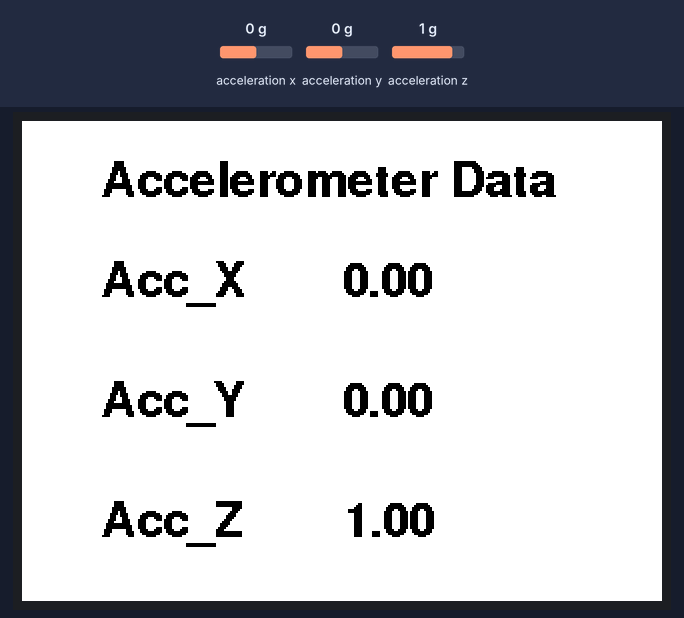
Simulated run of this sketch. Board: ESP32. On the bench: 320×240 colour display. The test bench sets the inputs (shaded band); at power-on: acceleration x 0 g, acceleration y 0 g, acceleration z 1 g. What the sketch prints to the serial monitor is not drawn.

Above: at 1.4 s.
1.5 s: acceleration x set to -1.4 g
At 1.9 s:
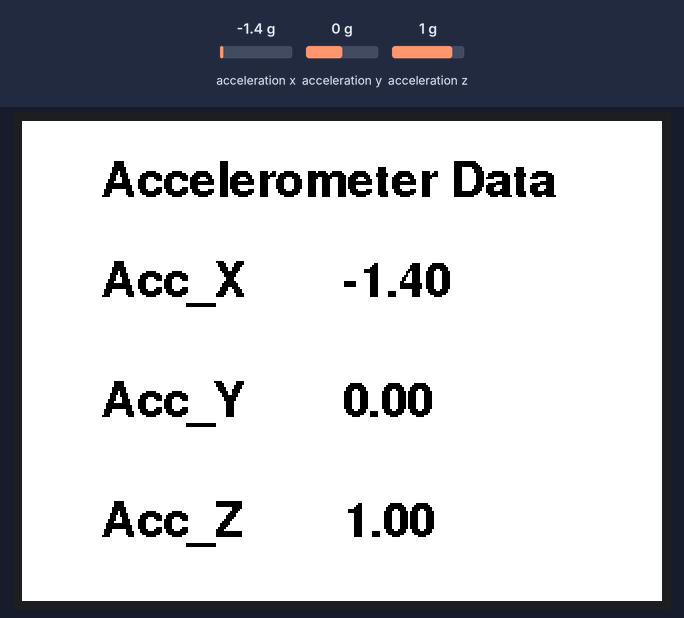
3.0 s: acceleration y set to -1.4 g
At 4.0 s:
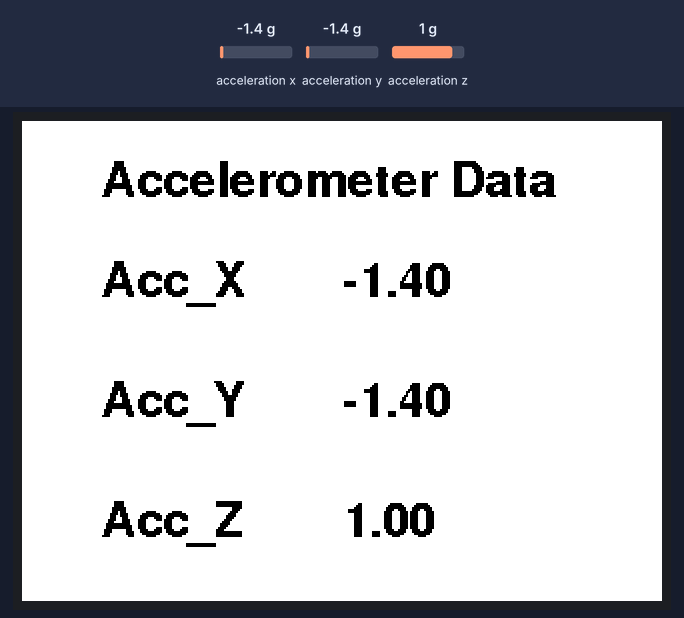
4.5 s: acceleration z set to -1.4 g
At 4.9 s:
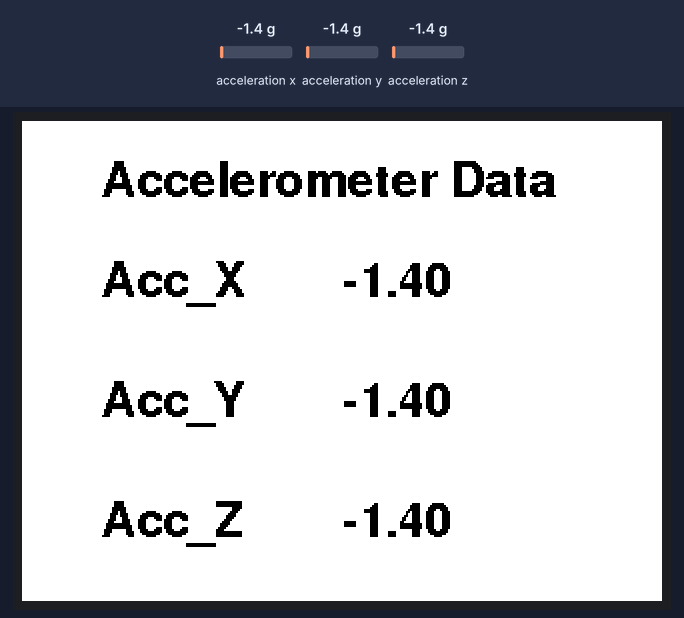
6.0 s: acceleration x set to -0.8 g
At 6.8 s:
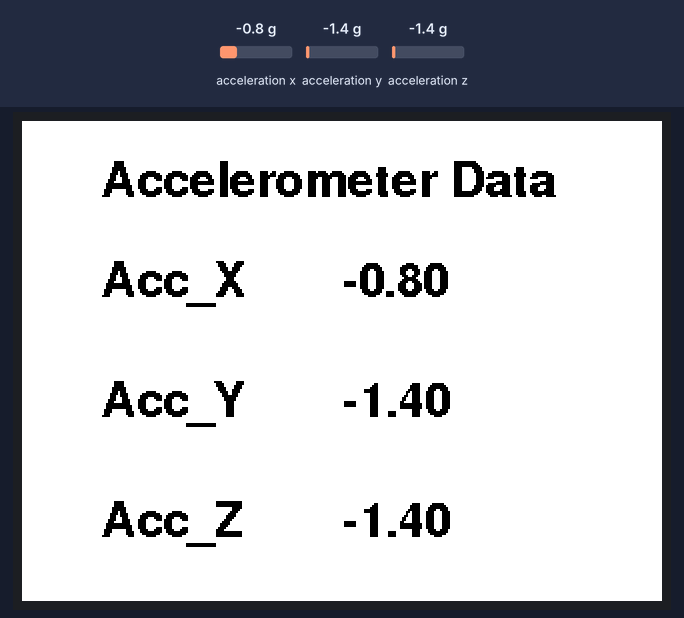
7.5 s: acceleration y set to -0.8 g
At 7.9 s:
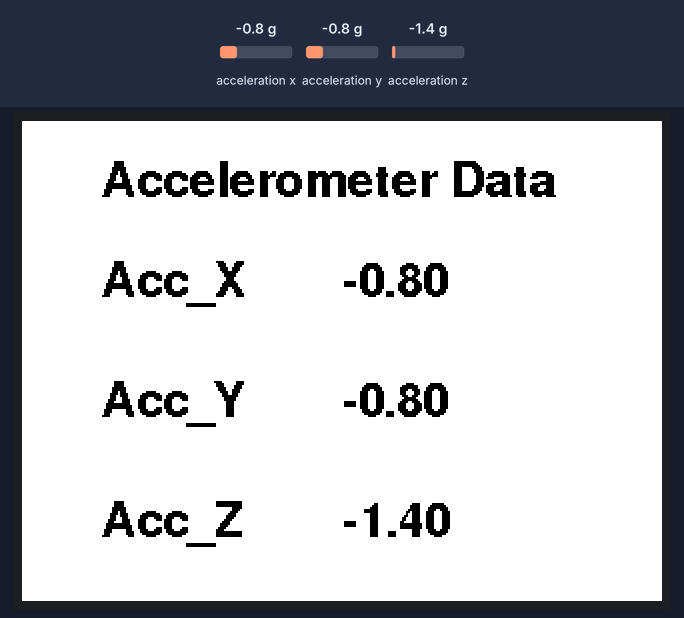
Timing chart, 0 to 10.5 s (numbered marks = the images above; inputs shaded):
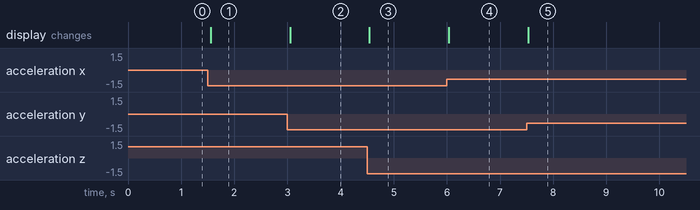

Measured:
- after the input at 1.5 s, the display: changes after 0.06 s (image 1)
- after the input at 3.0 s, the display: changes after 0.05 s (image 2)
- after the input at 4.5 s, the display: changes at once (image 3)
- after the input at 6.0 s, the display: changes at once (image 4)
- after the input at 7.5 s, the display: changes at once (image 5)

The sketch:

Built_In_Hardware_Ex6_Accelerometer.ino
```cpp
#include"LIS3DHTR.h"
LIS3DHTR<TwoWire> lis;
#include "TFT_eSPI.h"

TFT_eSPI tft;
float x_val, y_val, z_val;
void setup() {
  Serial.begin(115200);

  tft.begin(); //start TFT LCD
  tft.setRotation(3);
  tft.fillScreen(TFT_WHITE);
  tft.setFreeFont(&FreeSansBold12pt7b);
  tft.setTextColor(TFT_BLACK);
  tft.drawString("Accelerometer Data",40,20);

  tft.drawString("Acc_X", 40, 70);
  tft.drawString("Acc_Y", 40, 130);
  tft.drawString("Acc_Z", 40, 190);

  lis.begin(Wire1); //Start accelerometer

  if (!lis) {
    Serial.println("ERROR");
    while(1);
  }
  lis.setOutputDataRate(LIS3DHTR_DATARATE_25HZ);
  lis.setFullScaleRange(LIS3DHTR_RANGE_2G);
}

void loop() {
  x_val = lis.getAccelerationX();
  y_val = lis.getAccelerationY();
  z_val = lis.getAccelerationZ();

  Serial.print("X: "); Serial.print(x_val);
  Serial.print("Y: "); Serial.print(y_val);
  Serial.print("Z: "); Serial.print(z_val);

  tft.fillRect(160,70, 150, 25, TFT_WHITE);
  tft.drawString((String)x_val, 160, 70);

  tft.fillRect(160,130, 150, 25, TFT_WHITE);
  tft.drawString((String)y_val, 160, 130);

  tft.fillRect(160,190, 150, 25, TFT_WHITE);
  tft.drawString((String)z_val, 160, 190);

  Serial.println();
  delay(50);
}
```
